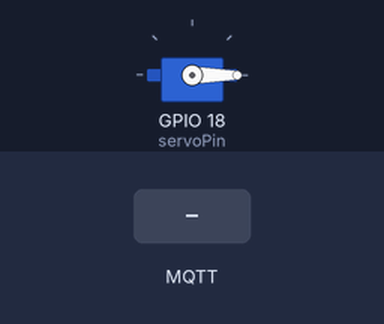
Simulated run of this sketch. Board: ESP32. Parts: servo. The inputs (shaded band) are chosen by the test bench. WiFi joins after 1.5 s; servers stay silent unless stated; random numbers use the default seed unless the sketch sets one; no MQTT or app messages arrive unless stated; what the sketch prints to the serial monitor is not drawn.

Above: at 2.7 s.
2.8 s: MQTT message "ABRIR" arrives on the first subscribed topic
At 4.0 s:
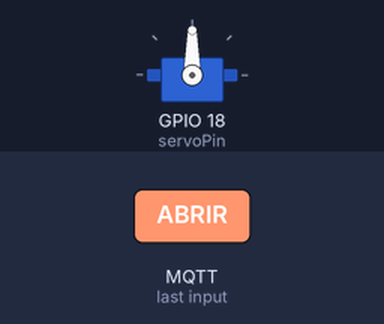
4.3 s: MQTT message "FECHAR" arrives on the first subscribed topic
At 5.6 s:
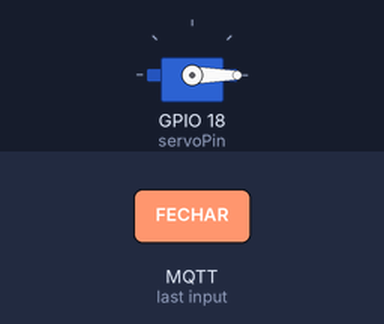
Timing chart, 0 to 7.3 s (numbered marks = the images above; inputs shaded):
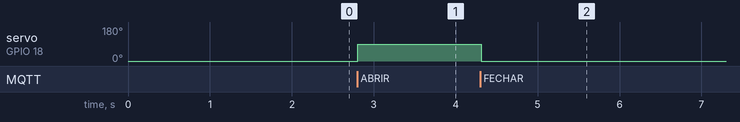

The sketch:

estacionamento.ino
```cpp
#include <WiFi.h>
#include <PubSubClient.h>
#include <ESP32Servo.h>

// --- CONFIGURAÇÕES DE REDE E BROKER ---
const char* ssid = "Wokwi-GUEST"; // Rede Wi-Fi padrão do simulador Wokwi
const char* password = "";
const char* mqtt_server = "broker.hivemq.com";
const int mqtt_port = 1883;

// --- CONFIGURAÇÃO DOS TÓPICOS ATUALIZADOS ---
// IMPORTANTE: Cada aluno deve alterar o "bancada01" para o número da sua mesa!
const char* topico_individual = "minicurso/bancada01/cancela";
const char* topico_geral      = "minicurso/central/todas_cancelas";

// --- OBJETOS ---
WiFiClient espClient;
PubSubClient client(espClient);
Servo cancelaServo;

const int servoPin = 18; // Pino GPIO do ESP32 conectado ao servo

// --- FUNÇÃO QUE RECEBE AS MENSAGENS DO BROKER ---
void callback(char* topic, byte* payload, unsigned int length) {
  String mensagem = "";
  for (int i = 0; i < length; i++) {
    mensagem += (char)payload[i];
  }

  Serial.print("Mensagem recebida no tópico [");
  Serial.print(topic);
  Serial.print("]: ");
  Serial.println(mensagem);

  // Lógica de controle do Servo Motor
  if (mensagem == "ABRIR") {
    Serial.println("-> Comando ABRIR detectado! Levantando cancela (90 graus)...");
    cancelaServo.write(90);
  }
  else if (mensagem == "FECHAR") {
    Serial.println("-> Comando FECHAR detectado! Abaixando cancela (0 graus)...");
    cancelaServo.write(0);
  }
}

// --- FUNÇÃO PARA CONECTAR/RECONECTAR AO BROKER MQTT ---
void reconnect() {
  while (!client.connected()) {
    Serial.print("Tentando conectar ao Broker MQTT...");

    // ID aleatório para permitir múltiplos computadores na mesma rede sem quedas
    String clientId = "ESP32Client-" + String(random(0, 10000));

    if (client.connect(clientId.c_str())) {
      Serial.println(" Conectado com sucesso!");

      // Inscrição nos dois canais de comando
      client.subscribe(topico_individual);
      client.subscribe(topico_geral);

      Serial.println("Inscrito nos tópicos individual e geral de broadcast.");
    } else {
      Serial.print(" Falhou, código de erro=");
      Serial.print(client.state());
      Serial.println(" Nova tentativa em 5 segundos...");
      delay(5000);
    }
  }
}

// --- CONFIGURAÇÃO INICIAL ---
void setup() {
  Serial.begin(115200);

  // Inicializa o servo e define o estado inicial como fechado
  cancelaServo.attach(servoPin, 500, 2400);
  cancelaServo.write(0);

  // Inicializa conexão Wi-Fi simulada do Wokwi
  Serial.print("Conectando-se ao Wi-Fi ");
  WiFi.begin(ssid, password);
  while (WiFi.status() != WL_CONNECTED) {
    delay(500);
    Serial.print(".");
  }
  Serial.println("\nWi-Fi conectado com sucesso!");

  // Vincula o servidor e a função de processamento de mensagens (callback)
  client.setServer(mqtt_server, mqtt_port);
  client.setCallback(callback);
}

// --- LOOP PRINCIPAL ---
void loop() {
  if (!client.connected()) {
    reconnect();
  }
  client.loop(); // Mantém o cliente escutando novas mensagens em background

  delay(10);
}
```

Measured:
- after the input at 2.8 s, servo on GPIO 18 (servoPin): 0° → 90° at once
- after the input at 4.3 s, servo on GPIO 18 (servoPin): 90° → 0° at once
